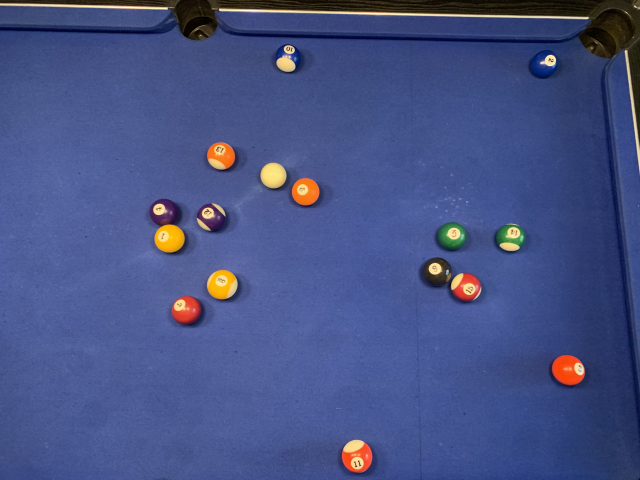
#> input picture uploads/input.jpg, 1280 x 960 px (shown at 1/2 size)
$ python -i app.py   (imports and definitions only)
#> lines starting #> are read from the running program, lines starting #| are printed output that depends on the picture
from flask import Flask, request, render_template, send_file
import cv2
import numpy as np
import math
import os

# [1 line not run here, left out]

UPLOAD_FOLDER = 'uploads'
# [1 line not run here, left out]

def detect_balls(image_path):
#> called with image_path = 'uploads/input.jpg'
    img = cv2.imread(image_path)
#> img is the input picture: shape (960, 1280, 3); mean B, G, R 131.9, 81.9, 70.1
    gray = cv2.cvtColor(img, cv2.COLOR_BGR2GRAY)
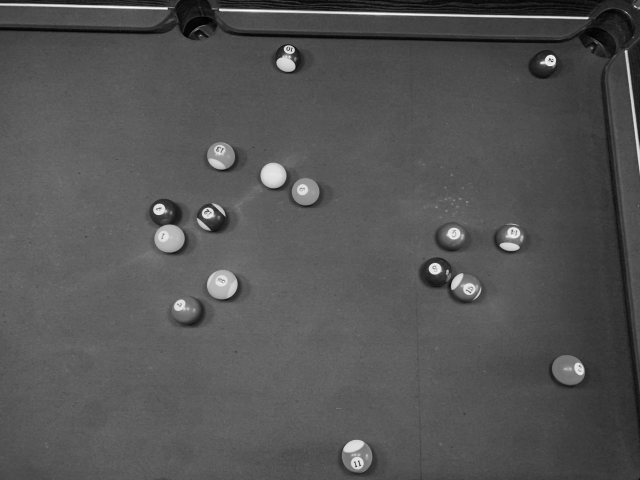
#> gray: shape (960, 1280) (shown at 1/2 size); min 0, max 255, mean 84
    gray = cv2.medianBlur(gray, 5)

    # Detect circles using HoughCircles
    circles = cv2.HoughCircles(
        gray,
        cv2.HOUGH_GRADIENT, dp=1.2, minDist=30,
        param1=50, param2=30, minRadius=10, maxRadius=40
    )
#> circles = 24 rows, first 8: [441, 311.4, 27.04], [546.6, 349.8, 26.08], [715.8, 911.4, 32.56], [325.8, 424.2, 27.16], [610.2, 383.4, 26.8], [444.6, 569.4, 29.8], [339, 473.4, 31.36], [1225.8, 57, 39.28]

    if circles is not None:
        circles = np.round(circles[0, :]).astype("int")
#> circles = 24 rows, first 8: [441, 311, 27], [547, 350, 26], [716, 911, 33], [326, 424, 27], [610, 383, 27], [445, 569, 30], [339, 473, 31], [1226, 57, 39]
        # Return list of (x,y,radius)
        return circles
    else:
        return []

# [6 lines left out: function calculate_angle, not called in this run]

# [3 lines that did not run here, left out]

# [41 lines that did not run here, left out]

# [3 lines that did not run here, left out]

# [2 lines not run here, left out]

>>> result = detect_balls('uploads/input.jpg')
#> result has the same summary as circles in detect_balls
